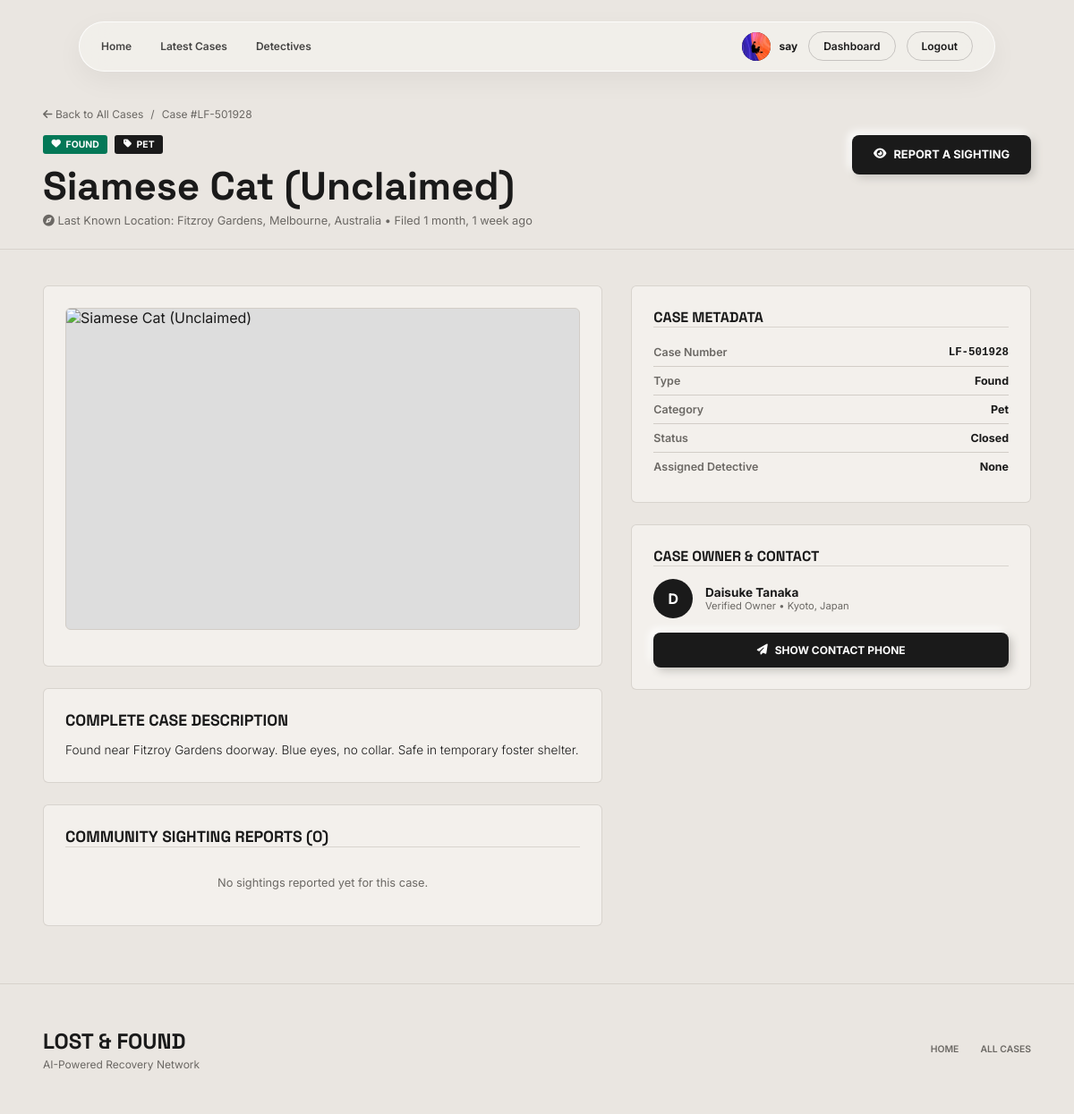
Page /case/3/ (signed in) on the committed database.
### app/models.py (models this page shows, shortened)
class Profile(models.Model):
    user=models.OneToOneField(User,on_delete=models.CASCADE)
    full_name=models.CharField(max_length=150)
    phone=models.CharField(max_length=20,blank=True)
    address=models.CharField(max_length=255,blank=True)
    city=models.CharField(max_length=100,blank=True)
    avatar=models.ImageField(upload_to="avatars/",blank=True,null=True)
    is_detective=models.BooleanField(default=False)
    is_banned=models.BooleanField(default=False)
    detective_status=models.CharField(max_length=20,choices=DETECTIVE_STATUS,default="PENDING")
    license_number=models.CharField(max_length=100,blank=True)
    specialization=models.CharField(max_length=200,blank=True)
    experience_years=models.PositiveIntegerField(default=0)
    created_at=models.DateTimeField(auto_now_add=True)

class Case(models.Model):
    owner=models.ForeignKey(User,on_delete=models.CASCADE,related_name="cases")
    assigned_detective=models.ForeignKey(User,on_delete=models.SET_NULL,null=True,blank=True,related_name="assigned_cases")
    case_number=models.CharField(max_length=30,default=case_no,unique=True)
    title=models.CharField(max_length=200)
    description=models.TextField()
    case_type=models.CharField(max_length=10,choices=CASE_TYPE)
    category=models.CharField(max_length=10,choices=CATEGORY)
    status=models.CharField(max_length=20,choices=CASE_STATUS,default="OPEN")
    location=models.CharField(max_length=255)
    reward=models.DecimalField(max_digits=10,decimal_places=2,default=0)
    created_at=models.DateTimeField(auto_now_add=True)
    updated_at=models.DateTimeField(auto_now=True)

### app/views.py (the view)
# urls.py: path('case/<int:pk>/', views.case_detail, name='case_detail'),
def case_detail(request, pk):
    case = get_object_or_404(Case.objects.select_related('owner', 'assigned_detective'), pk=pk)
    images = case.images.all()
    sightings = case.sightings.all().order_by('-created_at')
    assignment = CaseAssignment.objects.filter(case=case).select_related('detective').first()
    updates = []
    if assignment:
        updates = assignment.updates.all().order_by('-created_at')
    detective_request = DetectiveRequest.objects.filter(case=case).first()
    context = {
        'case': case,
        'images': images,
        'sightings': sightings,
        'assignment': assignment,
        'updates': updates,
        'detective_request': detective_request,
    }
    return render(request, 'case-details.html', context)

### app/templates/case-details.html (shortened to what this page needs)
{% load static %}
{% load humanize %}
<!DOCTYPE html>
<html lang="en">
<head>
    <link rel="stylesheet" href="https://cdnjs.cloudflare.com/ajax/libs/font-awesome/6.5.1/css/all.min.css">
</head>
<body>
    <header class="navbar">
        <nav class="nav-links">
            <a href="{% url 'home' %}">Home</a>
            <a href="{% url 'case_list' %}" class="active">Latest Cases</a>
            <a href="{% url 'detective_list' %}">Detectives</a>
        </nav>
        <div class="nav-actions">
            {% if user.is_authenticated %}
                <div class="user-nav-badge">
                    <div class="user-avatar-sm">
                        {% if user_profile and user_profile.avatar %}
                            <img src="{{ user_profile.avatar.url }}" alt="Avatar" style="width:100%;height:100%;object-fit:cover;">
                        {% else %}
                            {{ user.first_name|first|upper|default:user.username|first|upper }}
                        {% endif %}
                    </div>
                    <span style="font-size: 0.75rem; font-weight: 700;">{{ user_profile.full_name|default:user.username }}</span>
                </div>
                {% if user.is_staff %}
                    <a href="{% url 'admin_dashboard' %}" class="btn-login">Admin</a>
                {% elif user_profile.is_detective %}
                    <a href="{% url 'detective_dashboard' %}" class="btn-login">Dashboard</a>
                {% else %}
                    <a href="{% url 'user_dashboard' %}" class="btn-login">Dashboard</a>
                {% endif %}
                <a href="{% url 'logout' %}" class="btn-login">Logout</a>
            {% else %}
                <button onclick="openModal('modal-login')" class="btn-login">LOG IN</button>
                <button onclick="openModal('modal-signup')" class="btn-signup">SIGN UP <i class="fas fa-arrow-right"></i></button>
            {% endif %}
        </div>
    </header>
    <header class="page-header">
        <div class="container">
            <div class="breadcrumb">
                <a href="{% url 'case_list' %}"><i class="fas fa-arrow-left"></i> Back to All Cases</a>
                <span>/</span>
                <span>Case #{{ case.case_number }}</span>
            </div>
            <div style="display: flex; flex-wrap: wrap; justify-content: space-between; align-items: flex-start; gap: 1rem;">
                <div>
                    <div style="display: flex; gap: 0.5rem; margin-bottom: 0.5rem;">
                        {% if case.case_type == 'LOST' %}
                        <span class="badge-tag bg-red"><i class="fas fa-bell"></i> URGENT LOST</span>
                        {% else %}
                        <span class="badge-tag bg-emerald"><i class="fas fa-heart"></i> FOUND</span>
                        {% endif %}
                        <span class="badge-tag" style="background-color: var(--stone-dark);"><i class="fas fa-tag"></i> {{ case.get_category_display }}</span>
                    </div>
                    <h1 class="font-display" style="font-size: clamp(1.75rem, 4vw, 2.75rem); font-weight: 800;">
                        {{ case.title }}
                    </h1>
                    <p style="font-size: 0.8rem; color: var(--stone-muted); margin-top: 0.2rem;">
                        <i class="fas fa-compass"></i> Last Known Location: {{ case.location }} • Filed {{ case.created_at|timesince }} ago
                    </p>
                </div>
                {% if user.is_authenticated %}
                    {% if case.owner != user %}
                    <button onclick="openModal('modal-report-sighting')" class="neu-button-dark" style="padding: 0.9rem 1.5rem; font-size: 0.8rem;">
                        <i class="fas fa-eye"></i> REPORT A SIGHTING
                    </button>
                    {% else %}
                    <span style="font-size:0.7rem; color:var(--stone-muted); font-weight:600; padding:0.9rem 1rem; border:1px dashed var(--stone-border); border-radius:8px; background:var(--stone-light);">You posted this case — sightings are for other users</span>
                    {% endif %}
                {% else %}
                <button onclick="openModal('modal-login')" class="neu-button-dark" style="padding: 0.9rem 1.5rem; font-size: 0.8rem;">
                    <i class="fas fa-eye"></i> REPORT A SIGHTING
                </button>
                {% endif %}
            </div>
        </div>
    </header>
    <main class="case-main-section">
        <div class="container">
            <div class="case-grid">
                <div>
                    <div class="card-box">
                        <div class="gallery-main">
                            {% with primary=images|first %}
                            {% if primary %}
                            <img id="main-gallery-img" src="{{ primary.image.url }}" alt="{{ case.title }}">
                            {% else %}
                            <img id="main-gallery-img" src="https://images.unsplash.com/photo-1552053831-71594a27632d?auto=format&fit=crop&q=80&w=1200" alt="{{ case.title }}">
                            {% endif %}
                            {% endwith %}
                        </div>
                    </div>
                    <div class="card-box">
                        <h3 class="font-display" style="font-size: 1.1rem; font-weight: 700; margin-bottom: 0.75rem;">
                            COMPLETE CASE DESCRIPTION
                        </h3>
                        <p style="font-size: 0.85rem; color: var(--stone-dark); line-height: 1.6; font-weight: 300;">
                            {{ case.description }}
                        </p>
                    </div>
                    <div class="card-box" style="margin-bottom: 0;">
                        <h3 class="font-display border-b-line pb-2" style="font-size: 1.1rem; font-weight: 700;">
                            COMMUNITY SIGHTING REPORTS ({{ sightings|length }})
                        </h3>
                        <div style="margin-top: 1rem; display: flex; flex-direction: column; gap: 1rem;">
                            {% for report in sightings %}
                            <div style="background: var(--stone-bg); padding: 1rem; border-radius: 6px; border: 1px solid var(--stone-border);">
                                <div style="display: flex; justify-content: space-between; font-size: 0.7rem; color: var(--stone-muted);">
                                    <span><i class="fas fa-compass"></i> {{ report.location }}</span>
                                    <span>{{ report.created_at|date:"M d, Y h:i A" }}</span>
                                </div>
                                <p style="font-size: 0.8rem; color: var(--stone-dark); margin-top: 0.4rem;">{{ report.description }}</p>
                                <div style="display: flex; justify-content: space-between; align-items: center; margin-top: 0.5rem; font-size: 0.65rem; color: var(--stone-muted);">
                                    <span>Reported by: <strong>{{ report.reporter_name }}</strong></span>
                                    {% if report.reporter_contact %}<span>Contact: {{ report.reporter_contact }}</span>{% endif %}
                                </div>
                                {% if report.photo %}
                                <div style="margin-top: 0.5rem; max-width: 12rem; border-radius: 4px; overflow: hidden;">
                                    <img src="{{ report.photo.url }}" alt="Sighting photo" style="width: 100%;">
                                </div>
                                {% endif %}
                            </div>
                            {% empty %}
                            <p style="font-size: 0.8rem; color: var(--stone-muted); text-align: center; padding: 1rem 0;">No sightings reported yet for this case.</p>
                            {% endfor %}
                        </div>
                    </div>
                </div>
                <div>
                    <div class="card-box">
                        <h3 class="font-display border-b-line pb-2" style="font-size: 1rem; font-weight: 700;">
                            CASE METADATA
                        </h3>
                        <table style="width: 100%; font-size: 0.78rem; border-collapse: collapse; margin-top: 0.75rem;">
                            <tbody>
                                <tr style="border-bottom: 1px solid var(--stone-border);">
                                    <td style="padding: 0.5rem 0; color: var(--stone-muted); font-weight: 600;">Case Number</td>
                                    <td style="padding: 0.5rem 0; font-weight: 700; text-align: right; font-family: monospace;">{{ case.case_number }}</td>
                                </tr>
                                <tr style="border-bottom: 1px solid var(--stone-border);">
                                    <td style="padding: 0.5rem 0; color: var(--stone-muted); font-weight: 600;">Type</td>
                                    <td style="padding: 0.5rem 0; font-weight: 700; text-align: right;">{{ case.get_case_type_display }}</td>
                                </tr>
                                <tr style="border-bottom: 1px solid var(--stone-border);">
                                    <td style="padding: 0.5rem 0; color: var(--stone-muted); font-weight: 600;">Category</td>
                                    <td style="padding: 0.5rem 0; font-weight: 700; text-align: right;">{{ case.get_category_display }}</td>
                                </tr>
                                <tr style="border-bottom: 1px solid var(--stone-border);">
                                    <td style="padding: 0.5rem 0; color: var(--stone-muted); font-weight: 600;">Status</td>
                                    <td style="padding: 0.5rem 0; font-weight: 700; text-align: right;">{{ case.get_status_display }}</td>
                                </tr>
                                <tr>
                                    <td style="padding: 0.5rem 0; color: var(--stone-muted); font-weight: 600;">Assigned Detective</td>
                                    <td style="padding: 0.5rem 0; font-weight: 700; text-align: right;">
                                        {% if case.assigned_detective %}
                                        {{ case.assigned_detective.profile.full_name|default:case.assigned_detective.username }}
                                        {% else %}
                                        None
                                        {% endif %}
                                    </td>
                                </tr>
                            </tbody>
                        </table>
                    </div>
                    <div class="card-box" style="margin-bottom: 0;">
                        <h3 class="font-display border-b-line pb-2" style="font-size: 1rem; font-weight: 700;">
                            CASE OWNER &amp; CONTACT
                        </h3>
                        <div style="display: flex; align-items: center; gap: 0.85rem; margin-top: 0.85rem;">
                            <div style="width: 2.75rem; height: 2.75rem; border-radius: 50%; background: var(--stone-dark); color: #fff; display: flex; align-items: center; justify-content: center; font-weight: 700;">
                                {{ case.owner.first_name|first|upper|default:"U" }}
                            </div>
                            <div>
                                <h4 style="font-size: 0.85rem; font-weight: 700;">{{ case.owner.profile.full_name|default:case.owner.username }}</h4>
                                <p style="font-size: 0.7rem; color: var(--stone-muted);">Verified Owner • {{ case.owner.profile.city|default:case.owner.profile.address|default:"Platform Member" }}</p>
                            </div>
                        </div>
                        {% if case.owner.profile.phone %}
                        <div style="margin-top: 1rem;">
                            <button onclick="alert('Contact Number: {{ case.owner.profile.phone|escapejs }}');" class="neu-button-dark" style="width: 100%;">
                                <i class="fas fa-paper-plane"></i> SHOW CONTACT PHONE
                            </button>
                        </div>
                        {% endif %}
                    </div>
                </div>
            </div>
        </div>
    </main>
    <footer style="padding: 3rem 0; border-top: 1px solid rgba(210, 205, 199, 0.8);">
        <div class="container">
            <div style="display: flex; flex-wrap: wrap; justify-content: space-between; align-items: center; gap: 1.5rem;">
                <div>
                    <h2 class="font-display" style="font-size: 1.5rem; font-weight: 800; text-transform: uppercase;">LOST &amp; FOUND</h2>
                    <p style="font-size: 0.75rem; color: var(--stone-muted); margin-top: 0.2rem;">AI-Powered Recovery Network</p>
                </div>
                <div style="display: flex; gap: 1.5rem; font-size: 0.65rem; text-transform: uppercase; font-weight: 600; color: var(--stone-muted);">
                    <a href="{% url 'home' %}">Home</a>
                    <a href="{% url 'case_list' %}">All Cases</a>
                </div>
            </div>
        </div>
    </footer>
</body>
</html>

### rows in the picture
Profile: avatar (picture), full_name "say"
Case: case_number "LF-501928", category "PET", title "Siamese Cat (Unclaimed)", location "Fitzroy Gardens, Melbourne, Australia", created_at "1 month, 1 week", description "Found near Fitzroy Gardens doorway. Blue eyes, no collar. Safe in temporary foster shelter.", case_type "Found", category "Pet", status "Closed", owner.first_name|first "D", owner.profile.full_name "Daisuke Tanaka", owner.profile.city "Kyoto, Japan"

### other values in the picture
{{ sightings|length }} "0"
